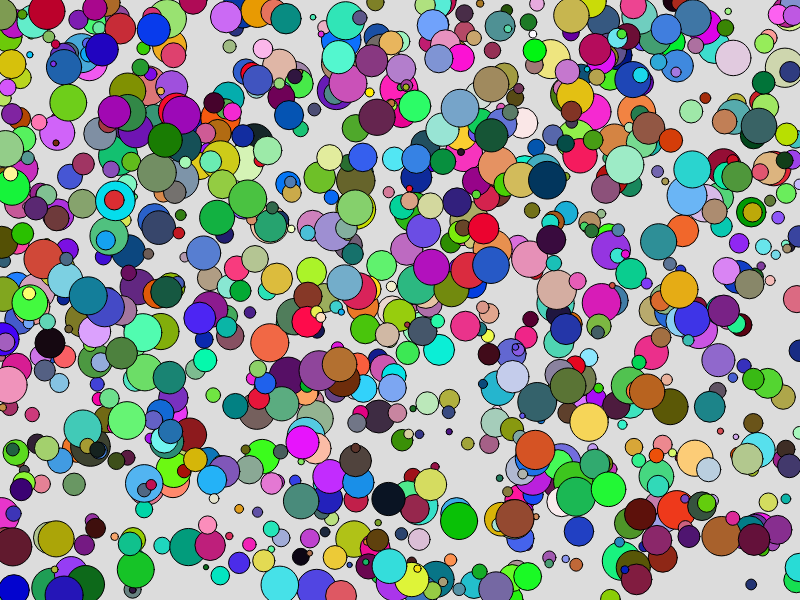
Frame 1 (no input)
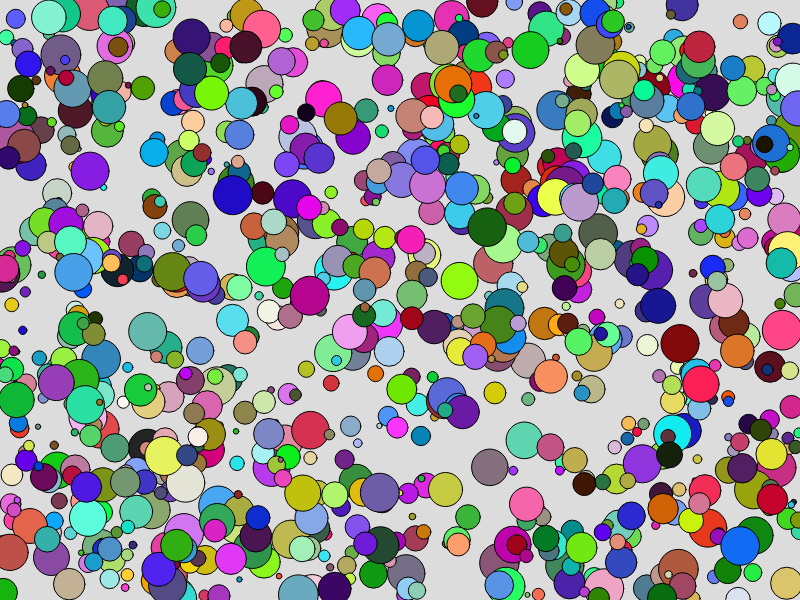
Frame 60 (no input)
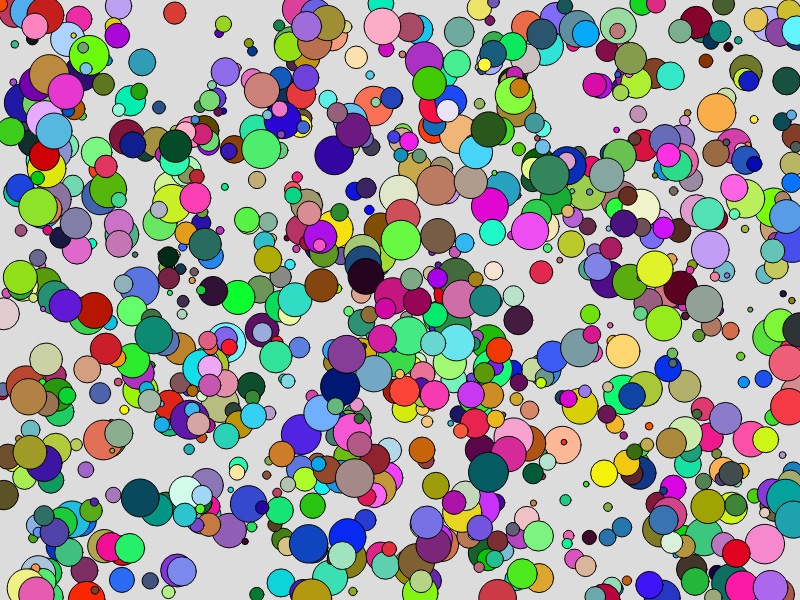
Frame 120 (the mouse pressed at the canvas centre since frame 60)

The p5.js sketch that drew these frames (run headless with seeded random() and noise() and a simulated clock; from frame 60 on, the mouse is pressed at the canvas centre):

// p5.js sketch
// ── sketch.js
let x = 0;
let y = 0;

function setup() {
    createCanvas(800, 600);
}

function draw() {
    background(220);

    for (let i = 0; i < 1000; i += 1) {
        fill(random(255), random(255), random(255));
        circle(random(0, 800), random(0, 600), random(5, 40));
    }
}
